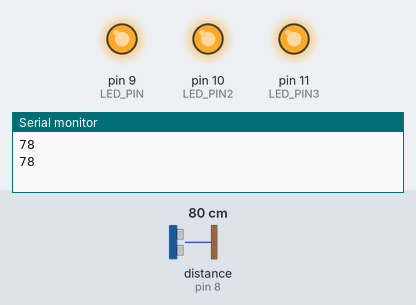
Simulated run of this sketch. Board: Arduino Uno, built with avr-gcc and run on an emulated ATmega328P. On the bench: output pins drawn as LEDs (lit = HIGH), the last lines printed to the serial monitor. Wiring (inferred from the names in the program): ultrasonic range finder: trigger pin 7; echo pin 8. Inputs (shaded band) come from the test bench; at power-on: distance to the obstacle (sensor on pin 8) 80 cm. The echo pulse lasts 58.3 µs per cm; pins used as bus, display or sensor lines are not drawn.

Above: at 5.8 s.
5.9 s: distance to the obstacle (sensor on pin 8) set to 9 cm
At 11.0 s:
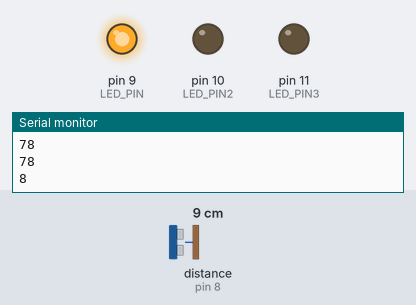
16.5 s: distance to the obstacle (sensor on pin 8) set to 14 cm
22.5 s: distance to the obstacle (sensor on pin 8) set to 19 cm
At 26.2 s:
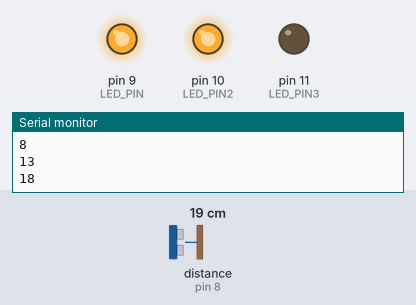
31.5 s: distance to the obstacle (sensor on pin 8) set to 24 cm
37.5 s: distance to the obstacle (sensor on pin 8) set to 29 cm
At 41.4 s:
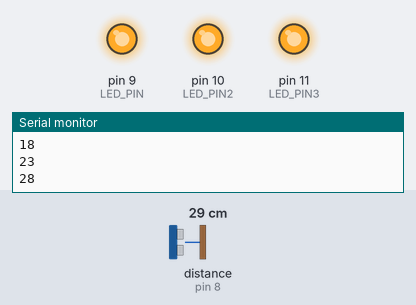
46.5 s: distance to the obstacle (sensor on pin 8) set to 18 cm
At 50.4 s:
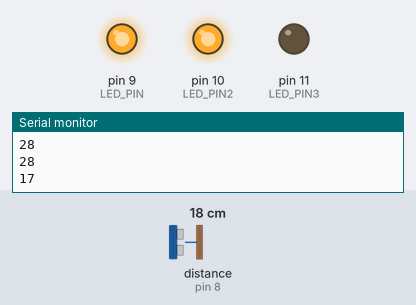
Timing chart, 0 to 51.9 s (numbered marks = the images above; inputs shaded):
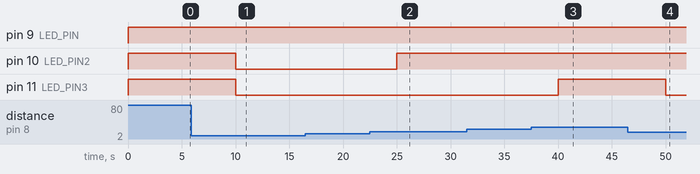

Measured:
- the behaviour switches between 16 and 17 cm on distance to the obstacle (sensor on pin 8) (found by bisection; images 1 and 2)
- the behaviour switches between 26 and 27 cm on distance to the obstacle (sensor on pin 8) (found by bisection; images 2 and 3)
- after the input at 5.9 s, pin 10 (LED_PIN2), pin 11 (LED_PIN3): HIGH → LOW after 4.1 s
- after the input at 22.5 s, pin 10 (LED_PIN2): LOW → HIGH after 2.5 s
- after the input at 37.5 s, pin 11 (LED_PIN3): LOW → HIGH after 2.5 s
- after the input at 46.5 s, pin 11 (LED_PIN3): HIGH → LOW after 3.5 s

The sketch:

Ultrasonic_Distance_Sensing.ino
```cpp
//each ultrasonic sensor has a trig and echo pin:

const int trigPin = 7;      //first utrasonic sensor.
const int echoPin = 8;

//ultrasonic sensors work by sending and receiving waves. So, the duration measures the
//time from when these waves were sent and received.

double duration;                  //first ultrasonic sensor
int distance;

int LED_PIN = 9;                 //these are my LEDs that alert the user about the general distance away from the ultrasonic sensor that they are at
int LED_PIN2 = 10;               //if they are closer to the sensor, only one LED will light up. As they get further away, two LEDs and then all three LEDs will light up
int LED_PIN3 = 11;

void setup() {
  Serial.begin(9600);             //start the Serial Monitor
  pinMode(trigPin, OUTPUT);       // Set the trigPins as Outputs (sending wave)
  pinMode(echoPin, INPUT);        // Set the echoPins as Inputs (receiving wave)
  pinMode(LED_PIN, OUTPUT);       //set the LEDs as outputs
  pinMode(LED_PIN2, OUTPUT);
  pinMode(LED_PIN3, OUTPUT);
}

void loop()
{
  // Clear the trigPin
  digitalWrite(trigPin, LOW);
  delayMicroseconds(2);

  digitalWrite(LED_PIN, LOW);         //turn off all LEDs
  digitalWrite(LED_PIN2, LOW);
  digitalWrite(LED_PIN3, LOW);

  digitalWrite(trigPin, HIGH);        //calculate the distance
  delayMicroseconds(20);
  digitalWrite(trigPin, LOW);
  duration = pulseIn(echoPin, HIGH);
  distance= duration*0.034/2;         //in centimeters

  Serial.println(distance);

  if(distance > 5)
  {
    digitalWrite(LED_PIN, HIGH);
  }
  if(distance > 15)
  {
    digitalWrite(LED_PIN2, HIGH);
  }
  if(distance > 25)
  {
    digitalWrite(LED_PIN3, HIGH);
  }
  delay(5000); //delay so that you can see the LEDs
}
```
